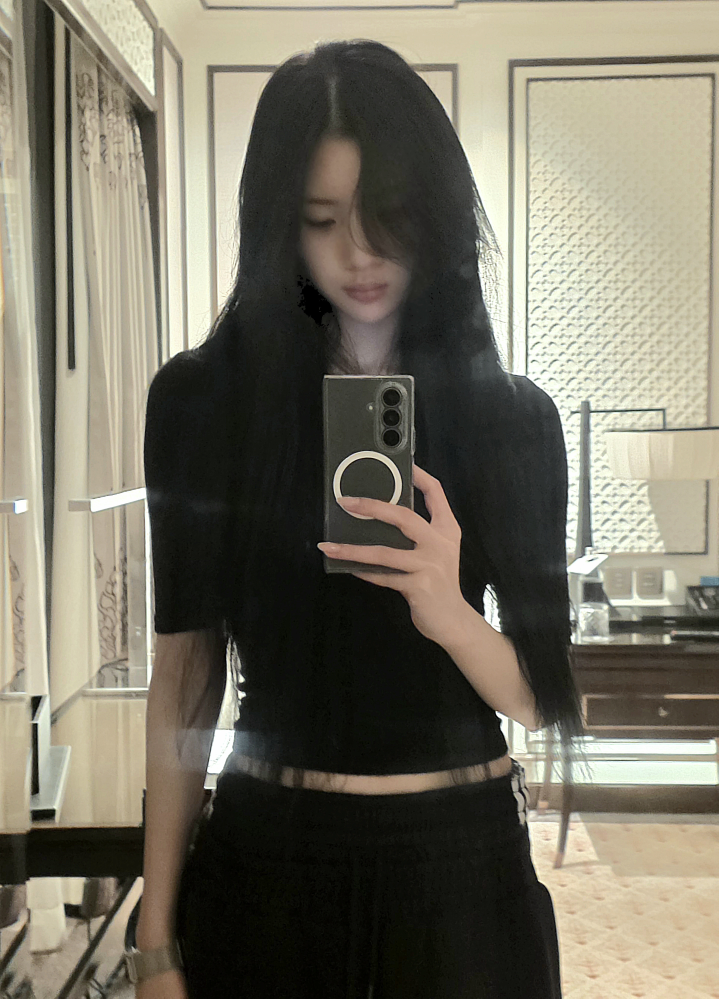
#> input picture modules/module-01-opencv-fundamentals/exercises/h2hjuun.jpg, 2873 x 3993 px (shown at 1/4 size)
$ jupyter execute IMV_StudyCase_Upload_Kunci_fix.ipynb
#> lines starting #> are read from the running program, lines starting #| are printed output that depends on the picture; after the words box and inside, x2 and y2 are one past the last pixel; in counts of white or black regions, pixels touching at a corner belong together
# Studi Kasus IMV Laboratory: Background Video Call yang Rapi
### Fill in the blank (tingkat sulit): KUNCI JAWABAN, versi upload gambar

**Situasi:** kamu ingin mengganti background video call dengan foto kampus. Fotomu diambil di depan latar polos berwarna, tapi hasil chroma key awalnya kasar: ada bintik noise di background dan tepi badan bergerigi.

| Tahap | Misi | Konsep |
|---|---|---|
| 1 | Chroma key dasar | HSV, `cv2.inRange`, bitwise, `cv2.add` |
| 2 | Bersihkan bintik | median filter, termasuk membuatnya sendiri tanpa `cv2.medianBlur` |
| 3 | Haluskan tepi | Gaussian blur, alpha blending |
| 4 | Bandingkan dan analisis | evaluasi visual dan angka |
| Bonus | Periksa tepi | `cv2.Canny` |

### Aturan main
1. Ganti setiap `____` dengan kode yang benar. Nomor soal ada di komentar, mis. `# [3]`. Satu baris bisa berisi lebih dari satu blank.
2. Satu blank boleh berupa angka, nama variabel, fungsi, atau ekspresi pendek.
3. Jangan mengubah kode di luar blank, termasuk sel **Cek**.
4. **Dilarang** memakai loop per piksel.
5. Jalankan berurutan dari atas. Lanjut hanya kalau sel Cek sudah lolos.
6. Lolos Cek belum tentu sempurna. Tetap lihat hasil gambarnya.

## 0. Persiapan (sudah lengkap, tinggal jalankan)

[cell 1]
import os

import cv2
import numpy as np
import matplotlib.pyplot as plt


def show(images, titles, cols=3, size=(4, 4)):
    """Citra 2D ditampilkan grayscale (0-255), citra 3D dianggap sudah RGB."""
    rows = int(np.ceil(len(images) / cols))
    fig, axes = plt.subplots(rows, cols, figsize=(cols * size[0], rows * size[1]))
    axes = np.array(axes).reshape(-1)
    for ax in axes:
        ax.axis('off')
    for ax, im, title in zip(axes, images, titles):
        if im.ndim == 2:
            ax.imshow(im, cmap='gray', vmin=0, vmax=255, interpolation='nearest')
        else:
            ax.imshow(im, interpolation='nearest')
        ax.set_title(title, fontsize=11, fontweight='bold')
    plt.tight_layout()
    plt.show()


# False: sel Cek hanya memberi PERINGATAN lalu lanjut. True: berhenti dengan error.
MODE_KETAT = False


def cek(kondisi, pesan):
    """Pengganti assert. Mengembalikan True kalau lolos."""
    if kondisi:
        return True
    if MODE_KETAT:
        raise AssertionError(pesan)
    print('PERINGATAN:', pesan)
    return False


def ganjil(k):
    """Bulatkan ke bilangan ganjil positif (syarat kernel median dan Gaussian)."""
    return max(1, int(k)) | 1


def rgb(bgr):
    return cv2.cvtColor(bgr, cv2.COLOR_BGR2RGB)

### 0.1 Siapkan Gambarmu

1. Cari atau potret **satu foto orang atau objek di depan latar polos berwarna**. Hijau paling disarankan, biru juga bisa. Hindari latar merah, putih, abu-abu, dan hitam, serta foto yang bajunya mirip warna latar.
2. Taruh file di **folder yang sama dengan notebook ini** (di Colab: upload lewat panel Files).
3. Ganti `FOTO_PATH` sesuai nama filemu, lengkap dengan ekstensinya.
4. (Opsional) taruh `background.jpg` sebagai foto kampus. Kalau tidak ada, dipakai gambar buatan.

> Foto dengan latar dinding atau kamar biasa **tidak cocok** untuk chroma key.

[cell 2]
FOTO_PATH = 'h2hjuun.jpg'    # <-- ganti dengan nama file gambarmu
BG_PATH = 'background.jpg'       # foto kampus
LEBAR_MAKS = 960                 # gambar yang lebih lebar akan diperkecil

EKSTENSI = ('.jpg', '.jpeg', '.png', '.bmp', '.webp')


def baca_gambar(path):
    """Seperti cv2.imread, tetapi aman untuk nama file berkarakter non-ASCII."""
    if not os.path.isfile(path):
        return None
    data = np.fromfile(path, np.uint8)
    return cv2.imdecode(data, cv2.IMREAD_COLOR) if data.size else None


frame = baca_gambar(FOTO_PATH)
#> in baca_gambar, returned value is the input picture: shape (3993, 2873, 3); mean B, G, R 99.9, 114.5, 118.9
if frame is None:
    daftar = sorted((f for f in os.listdir('.')
                     if f.lower().endswith(EKSTENSI) and f.lower() != os.path.basename(BG_PATH).lower()),
                    key=os.path.getmtime, reverse=True)
    for nama_file in daftar:
        frame = baca_gambar(nama_file)
        if frame is not None:
            print(f"PERINGATAN: '{FOTO_PATH}' tidak bisa dibaca. Dipakai gambar terbaru: '{nama_file}'.")
            FOTO_PATH = nama_file
            break
if frame is None:
    raise FileNotFoundError(f"Tidak ada gambar yang bisa dibaca di folder {os.getcwd()}. "
                            'Taruh foto di folder tersebut lalu jalankan ulang sel ini.')

if frame.shape[1] > LEBAR_MAKS:
    skala = LEBAR_MAKS / frame.shape[1]
    frame = cv2.resize(frame, None, fx=skala, fy=skala, interpolation=cv2.INTER_AREA)
print('Ukuran gambar yang diproses:', frame.shape)
#| Ukuran gambar yang diproses: (1334, 960, 3)


def buat_background(h, w):
    bg = np.zeros((h, w, 3), np.uint8)
    for y in range(h):
        t = y / h
        bg[y] = (int(240 - 50 * t), int(190 - 70 * t), int(100 - 60 * t))
    cv2.circle(bg, (int(0.80 * w), int(0.22 * h)), int(0.10 * h), (50, 220, 255), -1)
    cv2.rectangle(bg, (int(0.05 * w), int(0.55 * h)), (int(0.40 * w), h), (90, 110, 160), -1)
    cv2.ellipse(bg, (int(0.80 * w), int(1.10 * h)), (int(0.47 * w), int(0.33 * h)),
                0, 0, 360, (30, 100, 35), -1)
    return bg


h, w = frame.shape[:2]
bg_img = baca_gambar(BG_PATH)
bg_img = buat_background(h, w) if bg_img is None else cv2.resize(bg_img, (w, h))
#> after the loop in buat_background, `for y in range(h):`:
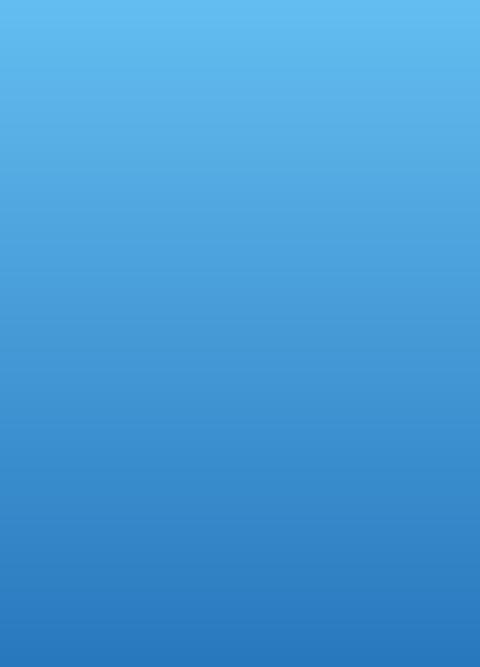
#> bg: shape (1334, 960, 3) (shown at 1/2 size); mean of channels 0, 1, 2 214.5, 154.5, 69.5; drawn as B, G, R
#> in buat_background, `cv2.ellipse(bg, (int(0.80 * w), int(1.10 * h)), (int(0.47 * w), int(0...`:
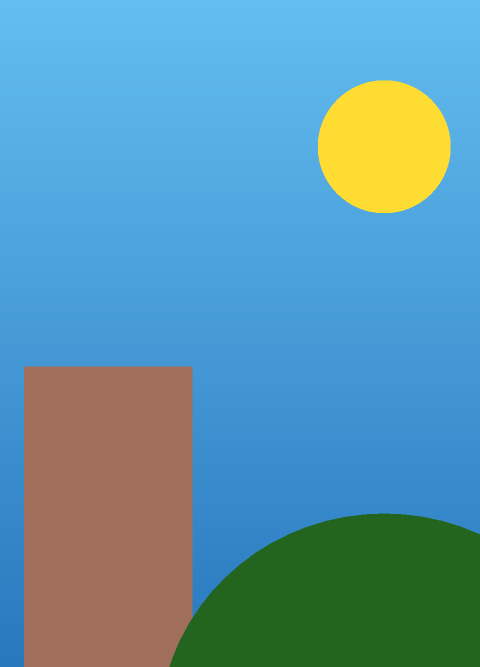
#> bg: shape (1334, 960, 3) (shown at 1/2 size); mean of channels 0, 1, 2 169.8, 149.4, 92.3; drawn as B, G, R

# Semua citra tetap BGR selama diproses. Ubah ke RGB HANYA saat ditampilkan.
show([rgb(frame), rgb(bg_img)], ['Foto subjek', 'Background pengganti'], cols=2, size=(5, 4))
#> in show, `rows = int(np.ceil(len(images) / cols))`: rows = 1
#> the loop in show, `for ax in axes:` made 2 passes
#> the loop in show, `for ax, im, title in zip(axes, images, titles):` made 2 passes
#> title on passes 1 to 2: 'Foto subjek', 'Background pengganti'
#> in show, `plt.show()`:
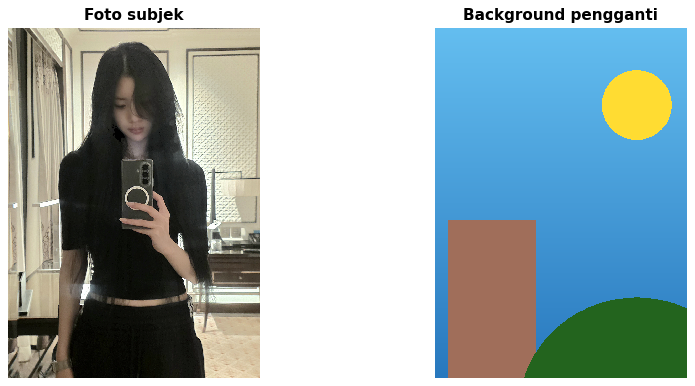
#> figure drawn by matplotlib, 2 panels

### 0.2 Atur Kotak Sampel
Pengganti kunci jawaban: kamu yang memberi tahu komputer contoh area yang benar.

Tiap kotak ditulis sebagai `(x, y, lebar, tinggi)` dalam **pecahan ukuran gambar** (0 sampai 1). `x, y` adalah pojok kiri atas kotak. Contoh: `(0.5, 0.5, 0.1, 0.1)` mulai dari tengah gambar.

Ubah angkanya, jalankan ulang sel, sampai:
- **kotak kuning hanya berisi latar** (sebaiknya di dua sisi, termasuk bagian yang gelap),
- **kotak merah hanya berisi subjek**.

[cell 3]
PANDUAN = {'latar':   [(0.03, 0.05, 0.14, 0.30), (0.83, 0.05, 0.14, 0.30),
                       (0.86, 0.63, 0.13, 0.14),     # perabot kanan
                       (0.01, 0.66, 0.10, 0.16)],    # perabot kiri
           'subjek': [(0.43, 0.76, 0.14, 0.20),     # celana
                      (0.35, 0.42, 0.08, 0.12),     # baju
                      (0.455, 0.215, 0.07, 0.04),   # wajah
                      (0.43, 0.09, 0.08, 0.05)]}    # rambut

# Perkiraan area yang memuat seluruh subjek (hanya dipakai metode GrabCut)
AREA_SUBJEK = (0.15, 0.04, 0.70, 0.96)
WARNA = {'latar': (0, 255, 255), 'subjek': (0, 0, 255)}


def ke_piksel(kotak, tinggi, lebar):
    # Kotak yang keluar gambar dipotong, dan ukurannya minimal 1 piksel
    x, y, bw, bh = kotak
    x0 = int(np.clip(x * lebar, 0, lebar - 1))
    y0 = int(np.clip(y * tinggi, 0, tinggi - 1))
    x1 = int(np.clip((x + bw) * lebar, x0 + 1, lebar))
    y1 = int(np.clip((y + bh) * tinggi, y0 + 1, tinggi))
    return x0, y0, x1 - x0, y1 - y0


roi = {nama: [ke_piksel(k, h, w) for k in daftar] for nama, daftar in PANDUAN.items()}


def potong(citra, daftar_kotak):
    # Gabungkan semua piksel dari kotak-kotak sampel jadi satu kolom
    bagian = [citra[y:y + bh, x:x + bw].reshape(-1, 1, *citra.shape[2:])
              for x, y, bw, bh in daftar_kotak]
    return np.concatenate(bagian)


pratinjau = frame.copy()
for nama, daftar in roi.items():
    for x, y, bw, bh in daftar:
        cv2.rectangle(pratinjau, (x, y), (x + bw, y + bh), WARNA[nama], 3)
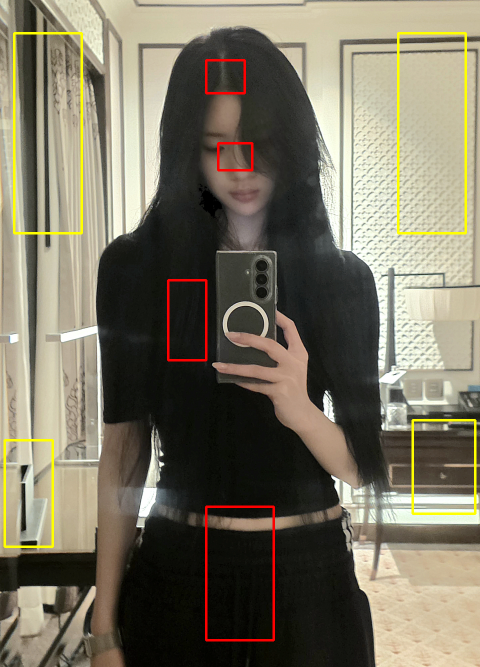
#> pratinjau: shape (1334, 960, 3) (shown at 1/2 size); mean B, G, R 97.8, 115.4, 121.5
show([rgb(pratinjau)], ['Kuning = sampel latar, merah = sampel subjek'], cols=1, size=(7, 5))
#> the loop in show (call 2), `for ax in axes:` made 1 pass
#> the loop in show (call 2), `for ax, im, title in zip(axes, images, titles):` made 1 pass

---
## Tahap 1: Chroma Key Dasar

**Misi**
- Buat `mask` dengan konvensi **255 = background (latar)** dan **0 = subjek**. Ingat konvensi ini sampai akhir notebook.
- Temukan batas HSV untuk **latarmu sendiri**. Tidak ada angka yang pasti benar.
- Buat fungsi komposit keras (tanpa transisi) yang digabung dengan `cv2.add`.

### 1A. Kenali warna latarmu
Lihat sebaran H, S, V pada sampel latar, bandingkan dengan sampel subjek.

**Latar tidak polos?** Dengan `METODE = 'auto'` (sel 1D), notebook beralih ke **GrabCut** jika latar sampel tidak cukup berwarna untuk chroma key. Pastikan kotak sampel dan `AREA_SUBJEK` sesuai dengan fotomu, karena GrabCut bergantung padanya.

[cell 4]
hsv = cv2.cvtColor(frame, cv2.COLOR_BGR2HSV)                # [1]
#> hsv: shape (1334, 960, 3); mean H, S, V 31.3, 53.7, 119.9

for nama in ['latar', 'subjek']:
    piksel = potong(hsv, roi[nama]).reshape(-1, 3)
    p5, p50, p95 = np.percentile(piksel, [5, 50, 95], axis=0)   # [2] satu angka untuk tiap channel
    print(f'{nama:7s} H,S,V  p5={p5.astype(int)}  median={p50.astype(int)}  p95={p95.astype(int)}')
#> this loop made 2 passes
#> (p5, p50, p95) on passes 1 to 2: ([16, 20, 54], [24, 44, 190], [40, 78, 221]), ([13, 21, 6], [36, 81, 16], [50, 213, 128])
#> (printed output is left out)

### 1B. Tentukan batas HSV
Isi batas awal berdasarkan angka di atas. Beri kelonggaran, karena sampelmu tidak mewakili seluruh latar.

[cell 5]
lower_hsv = np.array([35, 50, 50])                  # [3] H, S, V minimum
upper_hsv = np.array([85, 255, 255])                        # [4] H maksimum


def buat_mask(frame_bgr, lower, upper):
    # Kembalikan mask: 255 = background.
    citra_hsv = cv2.cvtColor(frame_bgr, cv2.COLOR_BGR2HSV)
    lo, hi = np.array(lower).copy(), np.array(upper).copy()
    lo[1:], hi[1:] = np.minimum(lo[1:], hi[1:]), np.maximum(lo[1:], hi[1:])   # S, V terbalik: ditukar
    if lo[0] <= hi[0]:
        return cv2.inRange(citra_hsv, lo, hi)               # [5]
    # H min > H max: rentang melingkar (mis. merah, 170 sampai 10)
    atas = cv2.inRange(citra_hsv, lo, np.array([179, hi[1], hi[2]]))
    bawah = cv2.inRange(citra_hsv, np.array([0, lo[1], lo[2]]), hi)
    return cv2.bitwise_or(atas, bawah)

### 1C. Eksplorasi dengan slider (opsional, sangat disarankan)
Hanya untuk VSCode atau Jupyter lokal dengan `opencv-python` (tidak jalan di Colab). Set `PAKAI_SLIDER = True`. Geser 6 slider sambil melihat mask secara langsung. Fungsi ini memakai `buat_mask` buatanmu, jadi blank [5] harus benar dulu. Tekan **q** untuk selesai, lalu **salin angka yang tercetak** ke blank [3], [4], dan `upper_hsv`.

Coba amati: apa yang terjadi kalau rentang H dipersempit? Kalau S minimum diturunkan ke 0?

[cell 6]
PAKAI_SLIDER = False


# [21 lines left out: function setel_hsv, not called in this run]


if PAKAI_SLIDER:
    try:
        lower_hsv, upper_hsv = setel_hsv(frame, lower_hsv, upper_hsv)
    except cv2.error as e:
        print('PERINGATAN: slider tidak bisa dibuka di lingkungan ini, batas HSV tetap.', e)

### 1D. Komposit keras

[cell 7]
METODE = 'auto'     # 'auto', 'hsv' (chroma key), atau 'grabcut' (latar tidak polos)


def skor_sampel(m):
    latar = np.mean(potong(m, roi['latar']) == 255) * 100
    subjek = np.mean(potong(m, roi['subjek']) == 0) * 100
    return latar, subjek


# [8 lines left out: function batas_dari_sampel, not called in this run]


def latar_cocok_chroma(citra_hsv):
    """True kalau sampel latar cukup jenuh dan warnanya seragam."""
    piksel = potong(citra_hsv, roi['latar']).reshape(-1, 3).astype(np.float32)
    sudut = piksel[:, 0] * (np.pi / 90)                       # H bersifat melingkar
    seragam = np.hypot(np.cos(sudut).mean(), np.sin(sudut).mean())
    return np.median(piksel[:, 1]) >= 80 and seragam >= 0.9


def rapikan_mask(m, luas_lubang=0.01, porsi_min=0.05):
    """Buang potongan subjek yang kecil dan tutup lubang kecil di dalam subjek."""
    n, label, stat, _ = cv2.connectedComponentsWithStats(cv2.bitwise_not(m), connectivity=8)
    if n > 1:
        luas = stat[1:, cv2.CC_STAT_AREA]
        simpan = 1 + np.where(luas >= porsi_min * luas.max())[0]
        m = np.where(np.isin(label, simpan), 0, 255).astype(np.uint8)
    n, label, stat, _ = cv2.connectedComponentsWithStats(m, connectivity=4)
    for i in range(1, n):
        x, y, bw, bh, luas = stat[i]
        di_pinggir = x == 0 or y == 0 or x + bw == m.shape[1] or y + bh == m.shape[0]
        if not di_pinggir and luas < luas_lubang * m.size:
            m[label == i] = 0
    return m


def mask_grabcut(frame_bgr, iterasi=5, sisi_maks=700):
    """Segmentasi untuk latar sembarang. Hasil: 255 = background."""
    tinggi, lebar = frame_bgr.shape[:2]
    skala = min(1.0, sisi_maks / max(tinggi, lebar))
    kecil = cv2.resize(frame_bgr, None, fx=skala, fy=skala, interpolation=cv2.INTER_AREA)
    th, tw = kecil.shape[:2]

    label = np.full((th, tw), cv2.GC_PR_BGD, np.uint8)
    x, y, bw, bh = ke_piksel(AREA_SUBJEK, th, tw)
    label[y:y + bh, x:x + bw] = cv2.GC_PR_FGD
    for nama, nilai in [('latar', cv2.GC_BGD), ('subjek', cv2.GC_FGD)]:
        for kotak in PANDUAN[nama]:
            x, y, bw, bh = ke_piksel(kotak, th, tw)
            label[y:y + bh, x:x + bw] = nilai

    cv2.setRNGSeed(0)                                         # hasil konsisten
    cv2.grabCut(kecil, label, None, np.zeros((1, 65)), np.zeros((1, 65)),
                iterasi, cv2.GC_INIT_WITH_MASK)
    m = np.where((label == cv2.GC_BGD) | (label == cv2.GC_PR_BGD), 255, 0).astype(np.uint8)
    m = rapikan_mask(m)
    return cv2.resize(m, (lebar, tinggi), interpolation=cv2.INTER_NEAREST)


def buat_mask_otomatis(frame_bgr):
    citra_hsv = cv2.cvtColor(frame_bgr, cv2.COLOR_BGR2HSV)
    m_hsv = buat_mask(frame_bgr, lower_hsv, upper_hsv)
#> in buat_mask, `return cv2.inRange(citra_hsv, lo, hi)`:
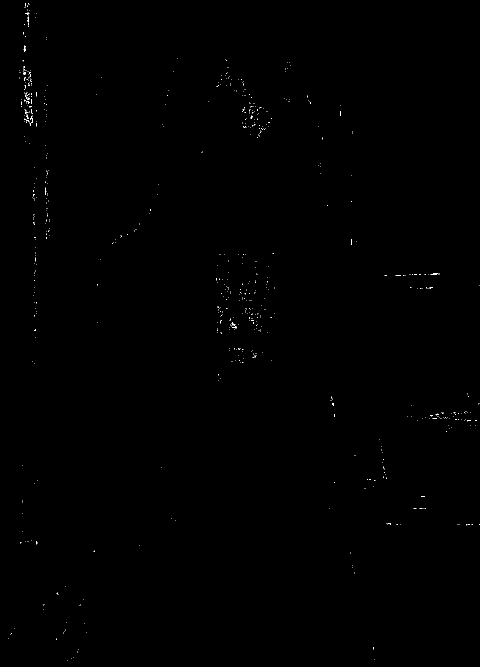
#> returned value: shape (1334, 960) (shown at 1/2 size); 0.13% white in thin lines or dots
    if METODE == 'hsv':
        return m_hsv, 'HSV (batas manual)'
    if METODE == 'auto':
        if min(skor_sampel(m_hsv)) >= 90:
#> in skor_sampel, `latar = np.mean(potong(m, roi['latar']) == 255) * 100`: latar = 0.393
#> in skor_sampel, `subjek = np.mean(potong(m, roi['subjek']) == 0) * 100`: subjek = 99.93
            return m_hsv, 'HSV (batas manual)'
        if latar_cocok_chroma(citra_hsv):
#> in latar_cocok_chroma, `seragam = np.hypot(np.cos(sudut).mean(), np.sin(sudut).mean())`: seragam = 0.956
            lo, hi = batas_dari_sampel(citra_hsv)
            m_auto = buat_mask(frame_bgr, lo, hi)
            if min(skor_sampel(m_auto)) >= 90:
                return m_auto, f'HSV otomatis, lower={lo.tolist()} upper={hi.tolist()}'
    try:
        return mask_grabcut(frame_bgr), 'GrabCut'
#> in mask_grabcut, `tinggi, lebar = frame_bgr.shape[:2]`: tinggi = 1334; lebar = 960
#> in mask_grabcut, `skala = min(1.0, sisi_maks / max(tinggi, lebar))`: skala = 0.525
#> in mask_grabcut, `kecil = cv2.resize(frame_bgr, None, fx=skala, fy=skala, interpolation=..`:
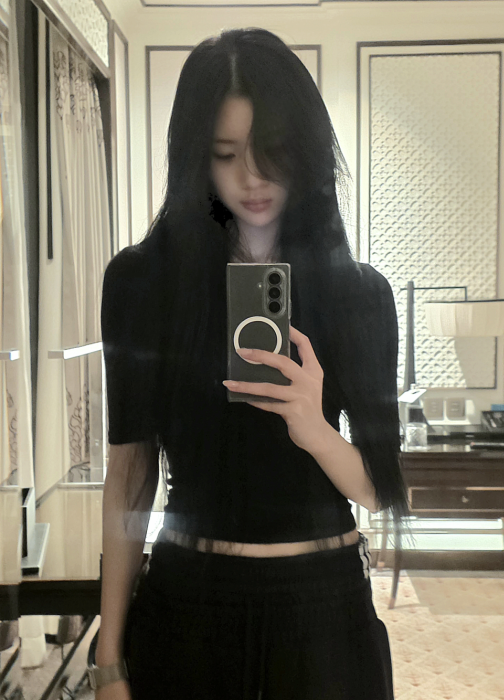
#> kecil: shape (700, 504, 3); mean B, G, R 99.9, 114.5, 119
#> in mask_grabcut, `x, y, bw, bh = ke_piksel(AREA_SUBJEK, th, tw)`: x = 75; y = 28; bw = 353; bh = 672
#> in mask_grabcut, `label[y:y + bh, x:x + bw] = cv2.GC_PR_FGD`:
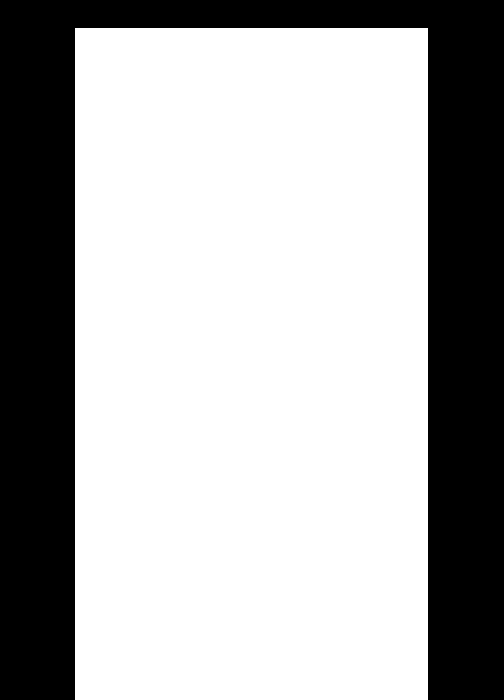
#> label: shape (700, 504); values 2 (black) and 3 (white), 67.2% white; 1 black region, box (x1, y1, x2, y2) and area: (0, 0, 504, 700) 115584
#> the loop in mask_grabcut, `for nama, nilai in [('latar', cv2.GC_BGD), ('subjek', cv2.GC_FGD)]:` made 2 passes
#> (nama, nilai) on passes 1 to 2: ('latar', 0), ('subjek', 1)
#> after the loop in mask_grabcut, `for nama, nilai in [('latar', cv2.GC_BGD), ('subjek', cv2.GC_FGD)]:`:
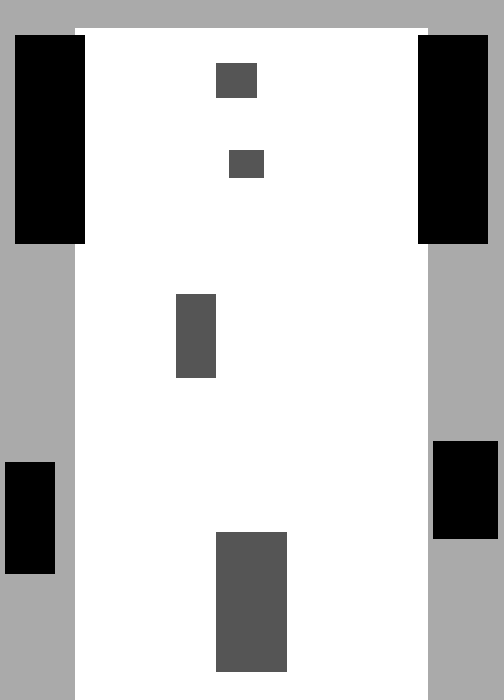
#> label: shape (700, 504); 16.14% of pixels changed, all inside (x1, y1, x2, y2) = (5, 35, 498, 672); drawn with min black and max white
#> in mask_grabcut, `m = np.where((label == cv2.GC_BGD) | (label == cv2.GC_PR_BGD), 255, 0)..`:
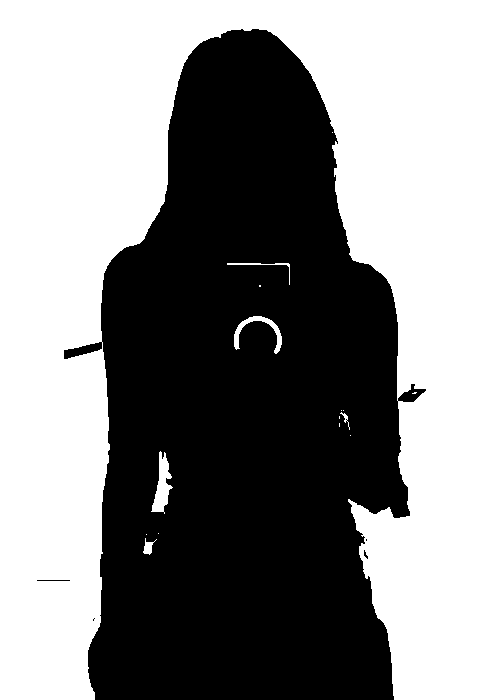
#> m: shape (700, 504); 54.3% white; 5 black regions (3 under 20 px), largest, box (x1, y1, x2, y2) and area: (64, 29, 426, 700) 161137, (37, 580, 70, 581) 33
#> in rapikan_mask, `n, label, stat, _ = cv2.connectedComponentsWithStats(cv2.bitwise_not(m..`:
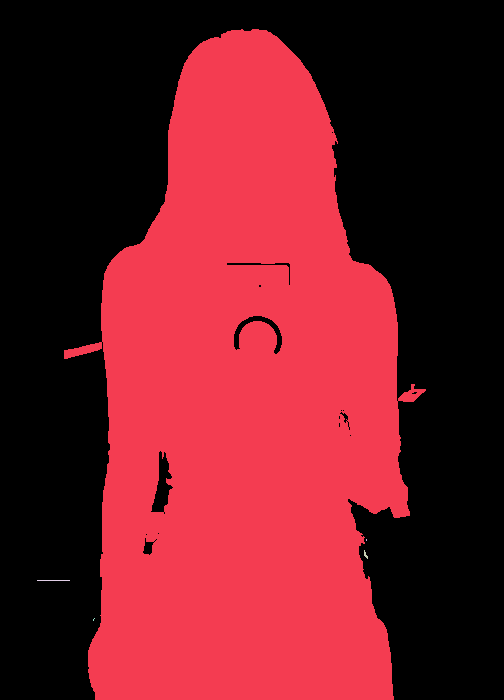
#> label: shape (700, 504) int32; 6 distinct labels, from 0 to 5; one colour per label, 0 black
#> in rapikan_mask, `n, label, stat, _ = cv2.connectedComponentsWithStats(cv2.bitwise_not(m..`: n = 6; stat = [[0, 0, 504, 700, 191608], [64, 29, 362, 671, 161137], [366, 539, 1, 2, 2], [364, 550, 4, 9, 17], [37, 580, 33, 1, 33], [93, 618, 2, 3, 3]]
#> in rapikan_mask, `luas = stat[1:, cv2.CC_STAT_AREA]`: luas = [161137, 2, 17, 33, 3]
#> (the rest of the program and of its run is left out)
